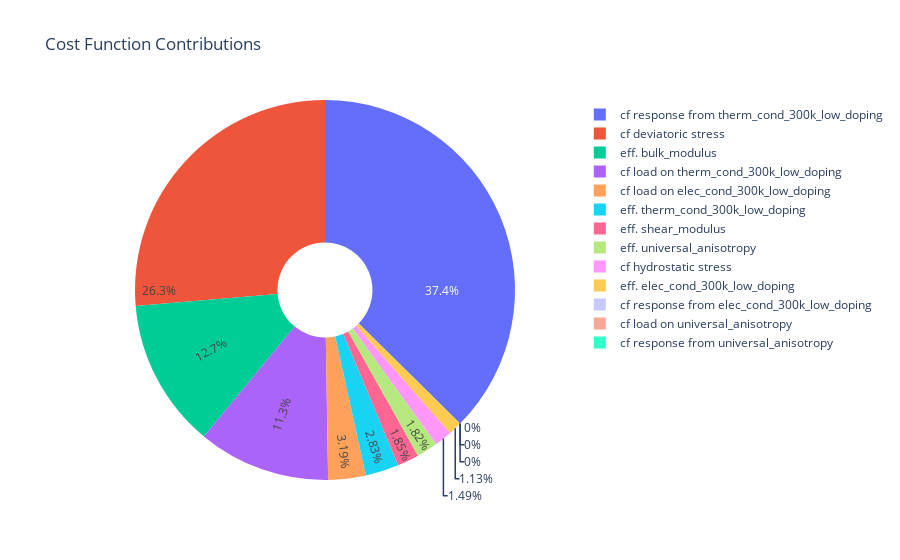

Notebook cell for this chart:
### Code cell
# Plot the contributions to the cost function for the best performer
visualizer.plot_cost_func_contribs()

### Figure 1 — Plotly figure (JSON) as saved in the notebook; plotly's stock layout.template omitted (floating-point values rounded to 4 significant figures)
{"data": [{"hole": 0.25, "insidetextorientation": "radial", "labels": ["eff. elec_cond_300k_low_doping", "eff. therm_cond_300k_low_doping", "eff. bulk_modulus", "eff. shear_modulus", "eff. universal_anisotropy", "cf load on elec_cond_300k_low_doping", "cf response from elec_cond_300k_low_doping", "cf load on therm_cond_300k_low_doping", "cf response from therm_cond_300k_low_doping", "cf hydrostatic stress", "cf deviatoric stress", "cf load on universal_anisotropy", "cf response from universal_anisotropy"], "textinfo": "percent", "type": "pie", "values": [0.009793, 0.02449, 0.1094, 0.01602, 0.0157, 0.0276, 0, 0.09733, 0.3232, 0.01289, 0.2275, 0, 0, 0.3406, 0.3331, 0.03947, 0.04468, 0.1293, 0, 0.008811, 0.0435, 0.08296, 0.1544, 0.01485, 0, 0.1201, 0.1536, 0.04179, 0.1047]}], "layout": {"showlegend": true, "title": {"text": "Cost Function Contributions"}}}
